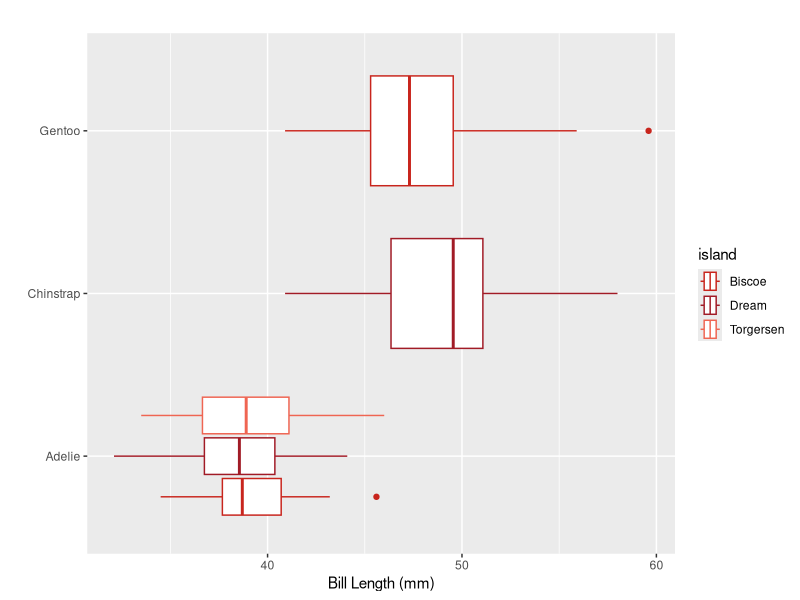
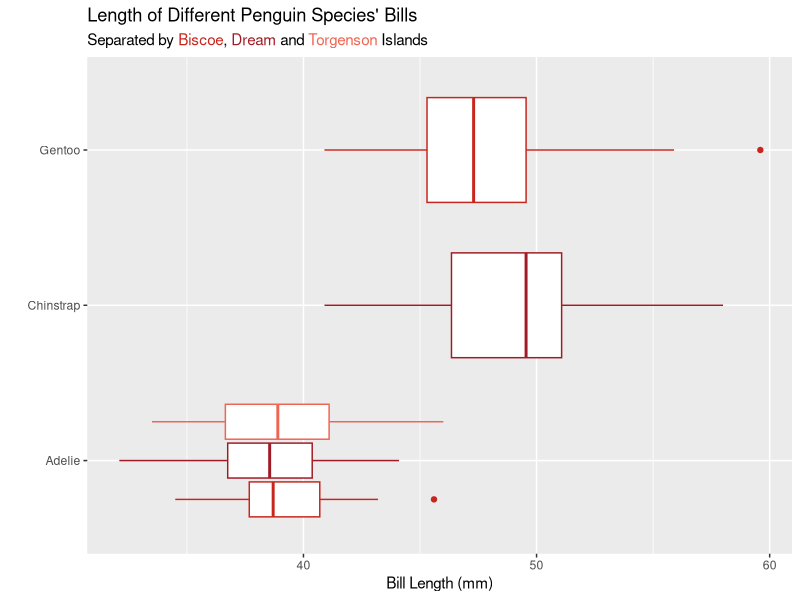

Recreate these plots in R, in order.
## ---- chunk 1
#| include: false
#| label: set-up

library(tidyverse)
library(fontawesome)
library(palmerpenguins)
library(ggtext)

## ---- chunk 2
#| echo: true
#| label: example-manual-colors

untitled_red <- c("#c8251d", "#a11b26", "#ef6552")

## ---- chunk 3
#| label: example-color-specification
#| warning: false
#| echo: true

ggplot(data = penguins, 
       mapping = aes(x = bill_length_mm, y = species, color = island)
       ) +
  geom_boxplot() +
  scale_color_manual(values = untitled_red) +
  labs(x = "Bill Length (mm)", 
       y = "", 
       title = "", 
       legend = "Island")
## ---- chunk 4
#| echo: true
#| label: html-subtitle

ggplot(data = penguins, 
       mapping = aes(x = bill_length_mm, y = species, color = island)
       ) +
  geom_boxplot() +
  scale_color_manual(values = untitled_red) +
  labs(x = "Bill Length (mm)", 
       y = "", 
       title = "Length of Different Penguin Species' Bills", 
       subtitle = "Separated by <span style = 'color:#c8251d;'>Biscoe</span>, <span style = 'color:#a11b26;'>Dream</span> and <span style = 'color:#ef6552;'>Torgenson</span> Islands") +
  theme(
    legend.position = "none", 
    plot.subtitle = element_markdown()
    )
